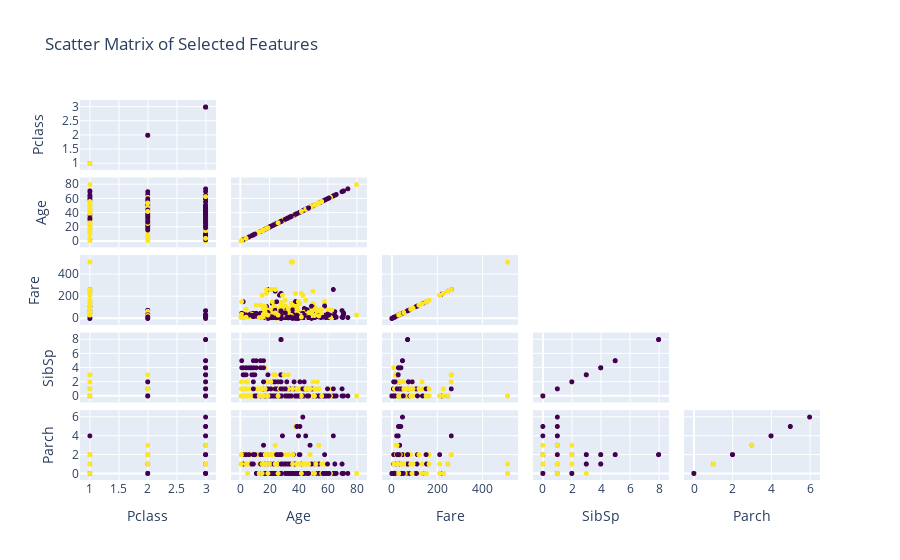

Source (notebook cell):
### Code cell
# 6. Pairplot (using Plotly's scatter_matrix)
df_numeric = df_Train[['Survived', 'Pclass', 'Age', 'Fare', 'SibSp', 'Parch']].dropna()
fig_pairplot = go.Figure(data=go.Splom(
    dimensions=[{'label': col, 'values': df_numeric[col]} for col in df_numeric.columns if col != 'Survived'],
    showupperhalf=False,
    text=df_numeric['Survived'],
    marker=dict(color=df_numeric['Survived'], colorscale='Viridis', size=5, showscale=False),
))
fig_pairplot.update_layout(title='Scatter Matrix of Selected Features', dragmode='select')
fig_pairplot.show()

### Figure 1 — Plotly figure (JSON) as saved in the notebook; plotly's stock layout.template omitted (floating-point values rounded to 4 significant figures; data arrays with more than 128 entries replaced by an {"elided": "..."} marker saying what was removed)
{"data": [{"dimensions": [{"label": "Pclass", "values": {"elided": "889 int values"}}, {"label": "Age", "values": {"elided": "889 float values"}}, {"label": "Fare", "values": {"elided": "889 float values"}}, {"label": "SibSp", "values": {"elided": "889 int values"}}, {"label": "Parch", "values": {"elided": "889 int values"}}], "marker": {"color": {"elided": "889 int values"}, "colorscale": [[0, "#440154"], [0.1111, "#482878"], [0.2222, "#3e4989"], [0.3333, "#31688e"], [0.4444, "#26828e"], [0.5556, "#1f9e89"], [0.6667, "#35b779"], [0.7778, "#6ece58"], [0.8889, "#b5de2b"], [1, "#fde725"]], "showscale": false, "size": 5}, "showupperhalf": false, "text": {"elided": "889 int values"}, "type": "splom"}], "layout": {"dragmode": "select", "title": {"text": "Scatter Matrix of Selected Features"}}}
